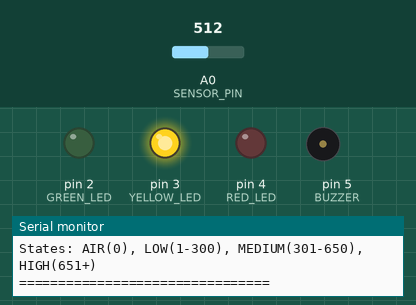
Bench run of a sketch on a simulated Arduino Uno, built with avr-gcc and run on an emulated ATmega328P. Shown: output pins drawn as LEDs (lit = HIGH), buzzer (waves = sounding, pin HIGH), the last lines printed to the serial monitor. The inputs (shaded band) are chosen by the test bench; at power-on: A0 (SENSOR_PIN) = 512.

Above: at 1.8 s.
1.9 s: A0 (SENSOR_PIN) set to 638
4.7 s: A0 (SENSOR_PIN) set to 663
At 6.7 s:
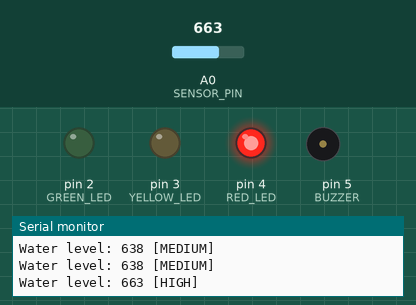
7.3 s: A0 (SENSOR_PIN) set to 291
At 8.8 s:
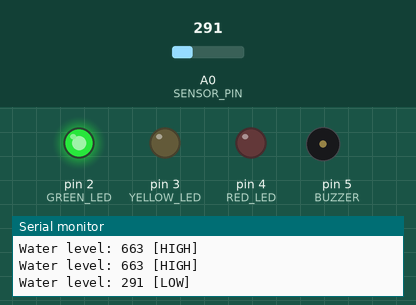
9.7 s: A0 (SENSOR_PIN) set to 311
At 11.8 s:
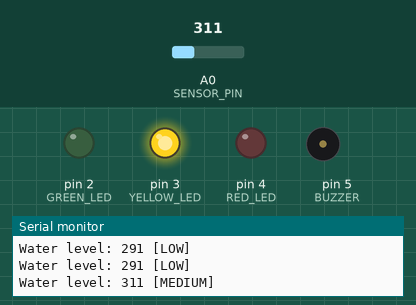
12.1 s: A0 (SENSOR_PIN) set to 290
At 14.0 s:
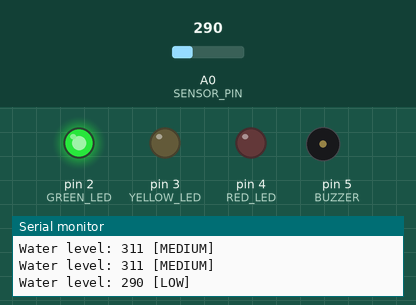
Timing chart, 0 to 15.5 s (numbered marks = the images above; inputs shaded):
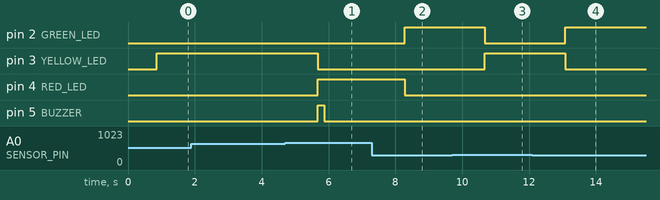

Measured:
- the behaviour switches between 650 and 651 on A0 (SENSOR_PIN) (found by bisection; images 0 and 1)
- the behaviour switches between 300 and 301 on A0 (SENSOR_PIN) (found by bisection; images 2 and 3)
- after the input at 4.7 s, pin 3 (YELLOW_LED): HIGH → LOW after 0.97 s; pin 4 (RED_LED): LOW → HIGH after 0.97 s; pin 5 (BUZZER): LOW → HIGH after 0.97 s, → LOW 0.20 s later
- after the input at 7.3 s, pin 2 (GREEN_LED): LOW → HIGH after 0.98 s; pin 4 (RED_LED): HIGH → LOW after 0.98 s
- after the input at 9.7 s, pin 2 (GREEN_LED): HIGH → LOW after 0.98 s; pin 3 (YELLOW_LED): LOW → HIGH after 0.98 s
- after the input at 12.1 s, pin 2 (GREEN_LED): LOW → HIGH after 0.99 s; pin 3 (YELLOW_LED): HIGH → LOW after 0.99 s

The sketch:

arduino_water_monitor.ino
```cpp
/*
 * AquaMonitor - Système de Surveillance du Niveau d'Eau
 * Code Arduino Corrigé et Optimisé
 *
 * Matériel:
 * - Arduino UNO
 * - Capteur de niveau d'eau (analogique)
 * - 3 LEDs (Vert, Jaune, Rouge)
 * - Buzzer (optionnel)
 *
 * Connexions:
 * - Capteur: Pin A0
 * - LED Verte: Pin 2
 * - LED Jaune: Pin 3
 * - LED Rouge: Pin 4
 * - Buzzer: Pin 5
 */

// ==================== CONFIGURATION DES PINS ====================
const int SENSOR_PIN = A0;
const int GREEN_LED  = 2;
const int YELLOW_LED = 3;
const int RED_LED    = 4;
const int BUZZER     = 5;

// ==================== PARAMÈTRES DE FILTRAGE ====================
const int NB_SAMPLES = 20;        // Nombre de lectures pour la moyenne (augmenté pour plus de stabilité)
const int DELAY_BETWEEN_SAMPLES = 10; // Délai entre chaque lecture (ms)
const int LOOP_DELAY = 1000;      // Délai entre chaque cycle complet (ms)

// ==================== SEUILS CALIBRÉS ====================
// Ces valeurs sont basées sur des tests réels avec le capteur
const int AIR_VALUE_MIN = 0;      // Valeur minimum (air sec)
const int AIR_VALUE_MAX = 50;     // Valeur maximum considérée comme "hors eau"

// Seuils pour les LEDs (ajustés pour plus de fiabilité)
const int THRESHOLD_LOW_MIN = 0;      // Début niveau bas
const int THRESHOLD_LOW_MAX = 300;    // Fin niveau bas (LED verte)

const int THRESHOLD_MEDIUM_MIN = 301; // Début niveau moyen
const int THRESHOLD_MEDIUM_MAX = 650; // Fin niveau moyen (LED jaune)

const int THRESHOLD_HIGH_MIN = 651;   // Début niveau élevé (LED rouge)
const int THRESHOLD_HIGH_MAX = 1023;  // Maximum Arduino

// ==================== VARIABLES GLOBALES ====================
int currentLevel = 0;           // Niveau actuel filtré
int previousLevel = -1;         // Niveau précédent (pour détecter changements)
String currentState = "AIR";    // État actuel: AIR, LOW, MEDIUM, HIGH
unsigned long lastSendTime = 0; // Dernier envoi série
const int SEND_INTERVAL = 1000; // Intervalle d'envoi (ms)

// ==================== SETUP ====================
void setup() {
  // Configuration des pins
  pinMode(GREEN_LED, OUTPUT);
  pinMode(YELLOW_LED, OUTPUT);
  pinMode(RED_LED, OUTPUT);
  pinMode(BUZZER, OUTPUT);

  // Éteindre toutes les sorties au démarrage
  turnOffAllOutputs();

  // Démarrer la communication série
  Serial.begin(9600);

  // Attendre que la connexion série soit établie
  while (!Serial) {
    ; // Attendre (pour Leonardo/Micro)
  }

  delay(500); // Stabilité au démarrage

  // Message de démarrage
  Serial.println("================================");
  Serial.println("AquaMonitor - Arduino Started");
  Serial.println("================================");
  Serial.println("Format: Water level: XXX");
  Serial.println("States: AIR(0), LOW(1-300), MEDIUM(301-650), HIGH(651+)");
  Serial.println("================================");
}

// ==================== LOOP PRINCIPAL ====================
void loop() {
  // 1. LIRE ET FILTRER LE CAPTEUR
  int rawValue = readSensorFiltered();

  // 2. CALIBRER LA VALEUR (détection hors eau)
  currentLevel = calibrateValue(rawValue);

  // 3. DÉTERMINER L'ÉTAT
  String newState = determineState(currentLevel);

  // 4. METTRE À JOUR LES LEDS (uniquement si changement d'état ou toutes les 5 secondes)
  static unsigned long lastLedUpdate = 0;
  if (newState != currentState || millis() - lastLedUpdate > 5000) {
    currentState = newState;
    updateLEDs(currentState);
    lastLedUpdate = millis();
  }

  // 5. ENVOYER LES DONNÉES EN SÉRIE (intervalle régulier)
  if (millis() - lastSendTime >= SEND_INTERVAL) {
    sendSerialData(currentLevel, currentState);
    lastSendTime = millis();
  }

  // 6. DÉBUG (optionnel - commenter en production)
  // debugInfo(rawValue, currentLevel, currentState);

  // Délai pour stabilité
  delay(LOOP_DELAY);
}

// ==================== FONCTIONS ====================

/*
 * Lit le capteur avec filtrage par moyenne glissante
 * Retourne la valeur moyenne
 */
int readSensorFiltered() {
  long sum = 0;
  int minVal = 1023;
  int maxVal = 0;

  // Lire plusieurs échantillons
  for (int i = 0; i < NB_SAMPLES; i++) {
    int reading = analogRead(SENSOR_PIN);
    sum += reading;

    // Tracker min/max pour détection d'erreur
    if (reading < minVal) minVal = reading;
    if (reading > maxVal) maxVal = reading;

    delay(DELAY_BETWEEN_SAMPLES);
  }

  // Vérifier si les lectures sont stables (écart < 100)
  if (maxVal - minVal > 200) {
    // Lectures instables - utiliser la médiane au lieu de la moyenne
    return getMedianValue();
  }

  return (int)(sum / NB_SAMPLES);
}

/*
 * Obtient la valeur médiane (plus robuste aux pics)
 */
int getMedianValue() {
  int readings[10];

  for (int i = 0; i < 10; i++) {
    readings[i] = analogRead(SENSOR_PIN);
    delay(10);
  }

  // Trier le tableau (bubble sort simple)
  for (int i = 0; i < 9; i++) {
    for (int j = 0; j < 9 - i; j++) {
      if (readings[j] > readings[j + 1]) {
        int temp = readings[j];
        readings[j] = readings[j + 1];
        readings[j + 1] = temp;
      }
    }
  }

  // Retourner la médiane (moyenne des 2 valeurs centrales)
  return (readings[4] + readings[5]) / 2;
}

/*
 * Calibre la valeur brute du capteur
 * Retourne 0 si le capteur est hors de l'eau
 */
int calibrateValue(int rawValue) {
  // Si la valeur est très basse, considérer comme "hors eau"
  if (rawValue <= AIR_VALUE_MAX) {
    return 0;
  }

  // Sinon, retourner la valeur brute
  return rawValue;
}

/*
 * Détermine l'état actuel basé sur le niveau
 */
String determineState(int level) {
  if (level <= AIR_VALUE_MAX) {
    return "AIR";
  } else if (level >= THRESHOLD_LOW_MIN && level <= THRESHOLD_LOW_MAX) {
    return "LOW";
  } else if (level >= THRESHOLD_MEDIUM_MIN && level <= THRESHOLD_MEDIUM_MAX) {
    return "MEDIUM";
  } else {
    return "HIGH";
  }
}

/*
 * Met à jour les LEDs selon l'état
 */
void updateLEDs(String state) {
  // Éteindre toutes les LEDs d'abord
  turnOffAllOutputs();

  // Allumer la LED correspondante
  if (state == "LOW") {
    digitalWrite(GREEN_LED, HIGH);
  } else if (state == "MEDIUM") {
    digitalWrite(YELLOW_LED, HIGH);
  } else if (state == "HIGH") {
    digitalWrite(RED_LED, HIGH);
    digitalWrite(BUZZER, HIGH); // Buzzer pour alerte haute
    delay(200); // Bip court
    digitalWrite(BUZZER, LOW);
  }
  // Si AIR: tout reste éteint
}

/*
 * Éteint toutes les sorties
 */
void turnOffAllOutputs() {
  digitalWrite(GREEN_LED, LOW);
  digitalWrite(YELLOW_LED, LOW);
  digitalWrite(RED_LED, LOW);
  digitalWrite(BUZZER, LOW);
}

/*
 * Envoie les données en format série standardisé
 */
void sendSerialData(int level, String state) {
  // Format: "Water level: XXX [STATE]"
  Serial.print("Water level: ");
  Serial.print(level);
  Serial.print(" [");
  Serial.print(state);
  Serial.println("]");
}

/*
 * Affiche des informations de débogage
 */
void debugInfo(int raw, int calibrated, String state) {
  Serial.print("RAW: ");
  Serial.print(raw);
  Serial.print(" | CAL: ");
  Serial.print(calibrated);
  Serial.print(" | STATE: ");
  Serial.println(state);
}
```
